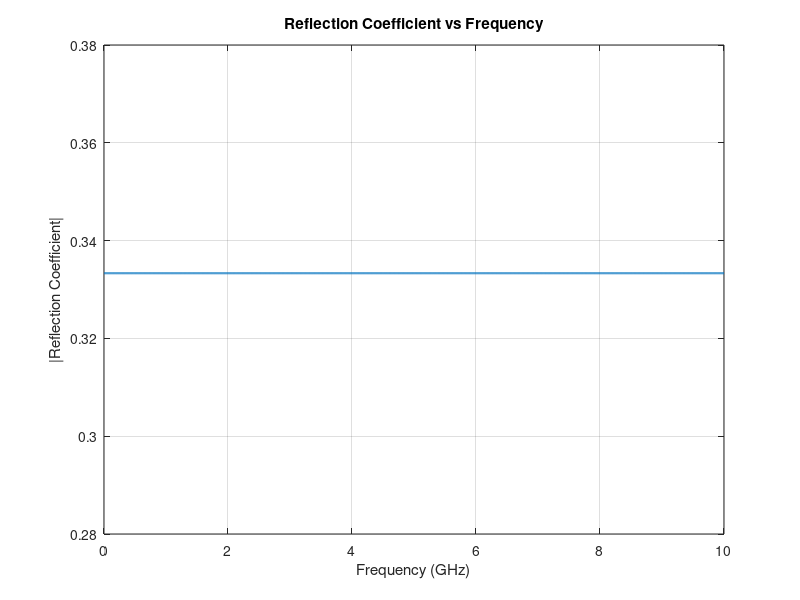
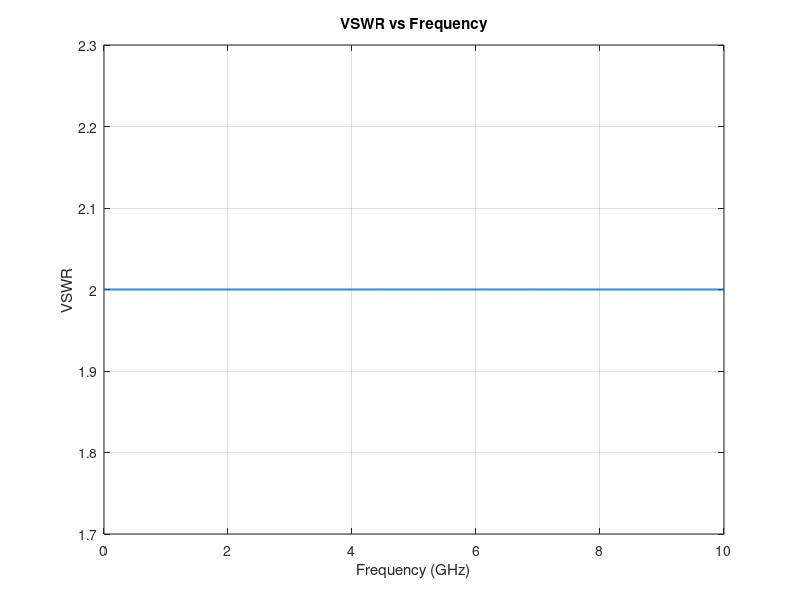
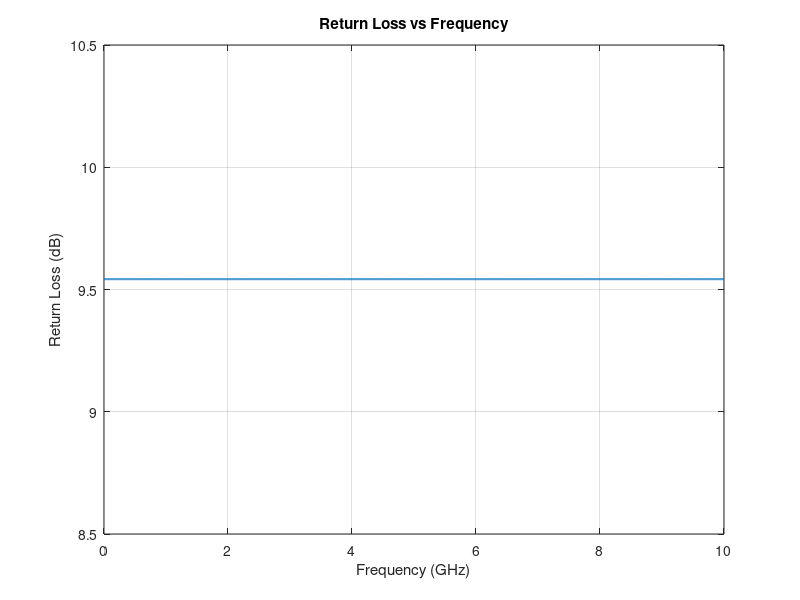
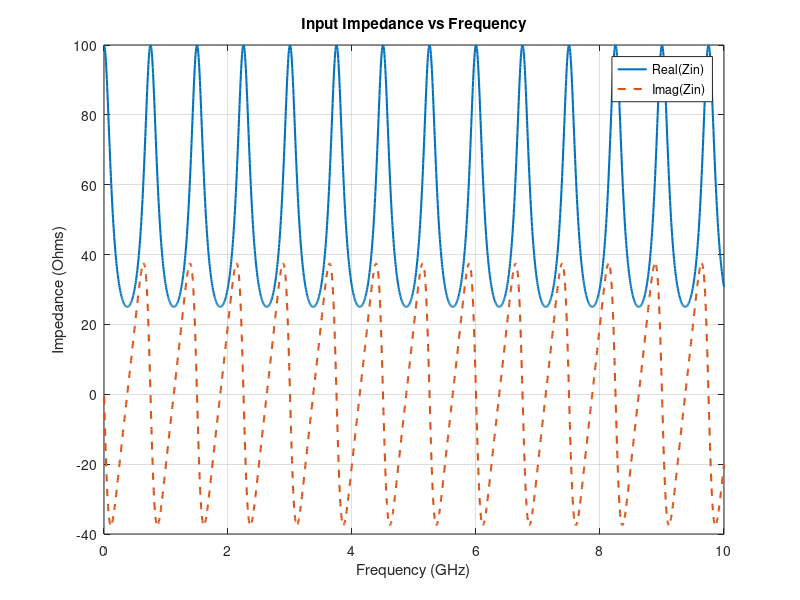

Recreate these plots in MATLAB, in order. (Note: this script raises an error after producing the figures.)
clc; clear; close all;

% Physical constants
c = 3e8;                 % Speed of light (m/s)

% Transmission line parameters
Z0 = 50;                 % Characteristic impedance (Ohms)
ZL = 100;                % Load impedance (Ohms)
er = 4;                  % Relative permittivity
l = 0.1;                 % Line length (meters)

% Frequency sweep
f = linspace(1e6,10e9,2000);   % 1 MHz to 10 GHz
vp = c / sqrt(er);       % Phase velocity
beta = 2*pi*f / vp;     % Phase constant
alpha = 0;              % Lossless line
gamma = alpha + 1i*beta;

Gamma_L = (ZL - Z0) / (ZL + Z0);
Gamma_in = Gamma_L .* exp(-2*gamma*l);
figure;
plot(f/1e9, abs(Gamma_in), 'LineWidth',1.5);
xlabel('Frequency (GHz)');
ylabel('|Reflection Coefficient|');
title('Reflection Coefficient vs Frequency');
grid on;


VSWR = (1 + abs(Gamma_in)) ./ (1 - abs(Gamma_in));
RL = -20*log10(abs(Gamma_in));
figure;
plot(f/1e9, VSWR, 'LineWidth',1.5);
xlabel('Frequency (GHz)');
ylabel('VSWR');
title('VSWR vs Frequency');
grid on;

figure;
plot(f/1e9, RL, 'LineWidth',1.5);
xlabel('Frequency (GHz)');
ylabel('Return Loss (dB)');
title('Return Loss vs Frequency');
grid on;
Zin = Z0 .* (1 + Gamma_in) ./ (1 - Gamma_in);
figure;
plot(f/1e9, real(Zin), 'LineWidth',1.5); hold on;
plot(f/1e9, imag(Zin), '--', 'LineWidth',1.5);
xlabel('Frequency (GHz)');
ylabel('Impedance (Ohms)');
legend('Real(Zin)','Imag(Zin)');
title('Input Impedance vs Frequency');
grid on;

S11 = Gamma_in;
S21 = exp(-gamma*l);
figure;
plot(f/1e9, 20*log10(abs(S11)), 'LineWidth',1.5);
xlabel('Frequency (GHz)');
ylabel('|S11| (dB)');
title('S11 vs Frequency');
grid on;

figure;
plot(f/1e9, 20*log10(abs(S21)), 'LineWidth',1.5);
xlabel('Frequency (GHz)');
ylabel('|S21| (dB)');
title('S21 vs Frequency');
grid on;

ZL = Z0;
Gamma_f = Gamma_in;
Gamma_t = ifft(Gamma_f);

t = (0:length(Gamma_t)-1) / max(f);
figure;
plot(t*1e9, abs(Gamma_t), 'LineWidth',1.5);
xlabel('Time (ns)');
ylabel('Reflection Magnitude');
title('Time-Domain Reflection (TDR-like)');
grid on;

figure;
smithplot(Gamma_in);
title('Smith Chart Representation');
